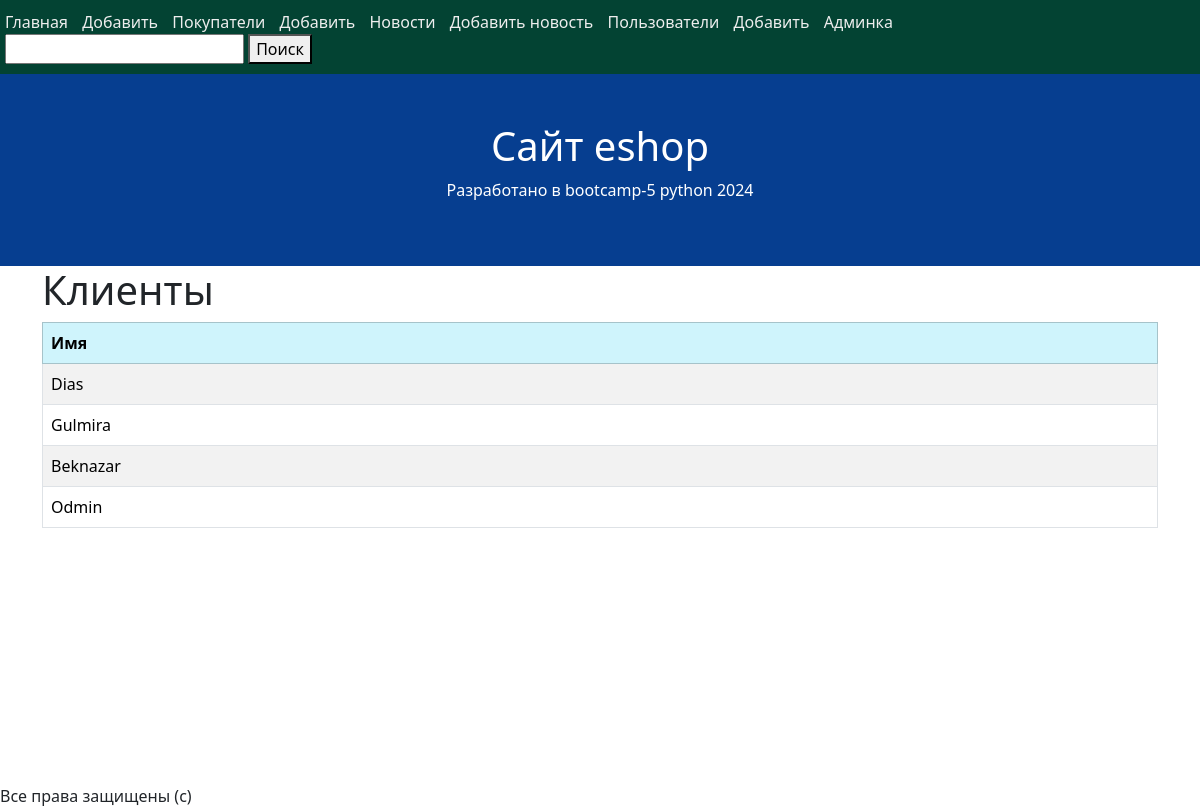
The app's page /costumers/, older data.
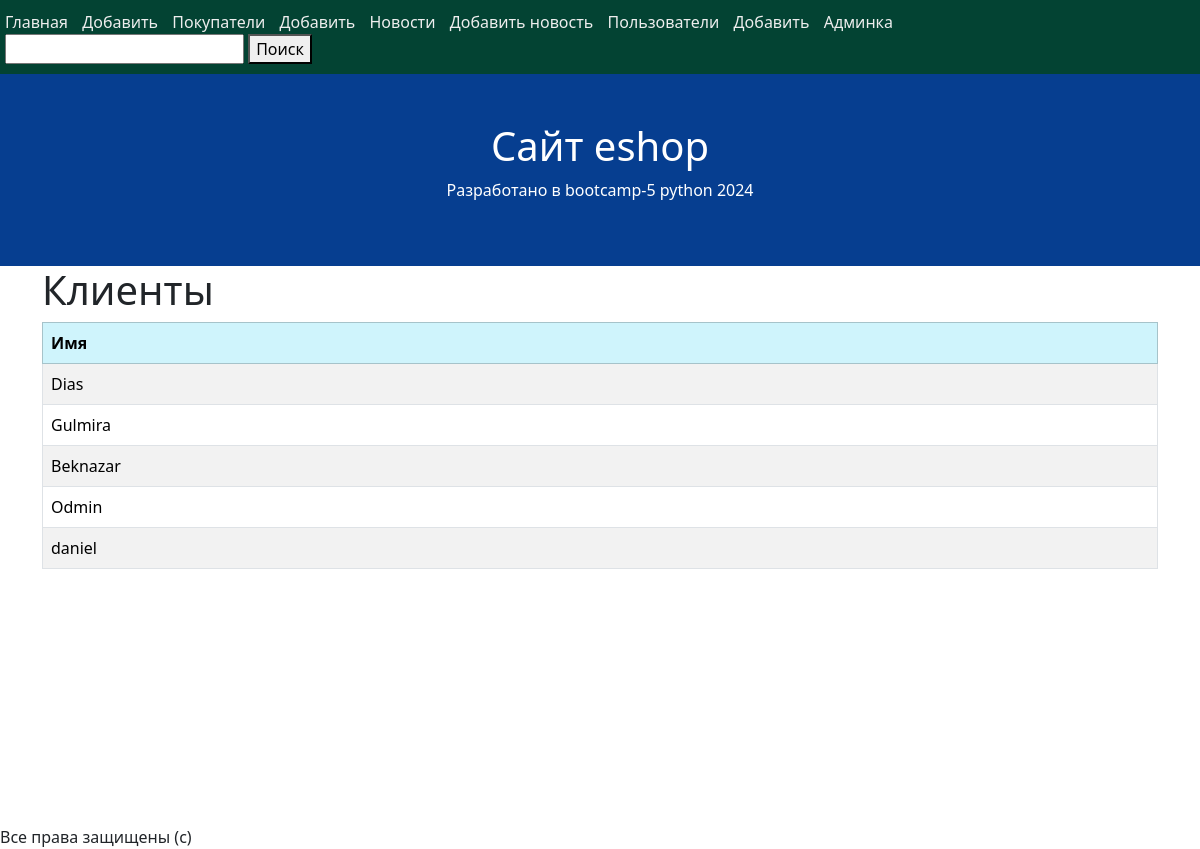
The same page, newer data.
### costumerapp/models.py (models this page shows, shortened)
class Costumer(models.Model):
    name = models.CharField(max_length=100)
    gender = models.CharField(max_length=100)
    age = models.IntegerField()
    user = models.OneToOneField(
        to=User,
        on_delete=models.SET_NULL,
        null=True, blank=True
    )

### costumerapp/views.py (the view)
# urls.py: path('costumers/', costumer_view),
def costumer_view(request):
    costumer_list = Costumer.objects.all()
    context = {"costumers": costumer_list}
    return render(request, 'costumers.html', context)

### costumerapp/templates/costumers.html
{% extends 'base.html' %}
{% block content %}
<h1>Клиенты</h1>
<table class="table table-striped table-bordered table-hover">
    <thead>
        <tr class="table-info">
            <th>Имя</th>
        </tr>
    </thead>
    <tbody>
        {% for costumer in costumers %}
            <tr>
                <td>{{ costumer.name }}</td>
            </tr>
        {% endfor %}
    </tbody>
</table>
{% endblock %}

### core/templates/base.html (shortened to what this page needs)
<!DOCTYPE html>
{% load static %}
<html>
<head>
    <link href="https://cdn.jsdelivr.net/npm/bootstrap@5.3.3/dist/css/bootstrap.min.css" rel="stylesheet">
    <link rel="stylesheet" href="{% static 'style.css' %}">
</head>
<body>
    <nav>
        <a href="/">Главная</a>
        <a href="{% url 'product-create' %}">Добавить</a>
        <a href="/costumers/">Покупатели</a>
        <a href="{% url 'costumer-create' %}">Добавить</a>
        <a href="/news/">Новости</a>
        <a href="{% url 'new-create' %}">Добавить новость</a>
        <a href="/users/">Пользователи</a>
        <a href="{% url 'user-create' %}">Добавить</a>
        <a href="/admin/">Админка</a>
        <form action="/search/" method="GET">
            <input type="text" name="keyword">
            <button>Поиск</button>
        </form>
    </nav>
    <div class="container-fluid p-5 bg-primary text-white text-center">
        <h1>Сайт eshop</h1>
        <p>Разработано в bootcamp-5 python 2024</p>
    </div>
    <div class="container">
        {% block content %}
        {% endblock %}
    </div>
    <br><br><br><br><br><br><br><br><br><br>
    <footer>
        Все права защищены (с)
    </footer>
</body>
</html>

### core/static/style.css (style rules this page uses)
nav { background-color: #034333; color: #eee; padding: 10px 0 10px 5px; box-sizing: border-box; }
nav a { text-decoration: none; color: #eee; margin-right: 10px; }
.bg-primary { background-color: rgb(6 62 144) !important; }

Row changes from the older to the newer data that the page shows:
added Costumer: name "daniel"
